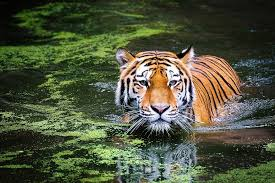
%> input picture DIP-Image-Enhancement-System/DIP-Image-Enhancement-System/images/input/dip_img.jpeg, 275 x 183 px
$ octave main.m   (GNU Octave 9; MATLAB toolbox functions it lacks are replaced by stand-ins)
%> lines starting %> are read from the running program, lines starting %| are printed output that depends on the picture
%> further down, img_rgb is the input picture: size 183x275x3 uint8; mean R, G, B 78.4, 84, 60.9
### DIP-Image-Enhancement-System/DIP-Image-Enhancement-System/code/functions/phase1_basics.m
function img_gray = phase1_basics(img_rgb)
%% ============================================================
%  PHASE 1 — Image Acquisition & Understanding  (Lab 01)
%  Requirements:
%    1. Load image (RGB / Grayscale)
%    2. Convert RGB to Grayscale
%    3. Display: image matrix, resolution, data type
%% ============================================================

fprintf('\n========================================\n');
fprintf('  PHASE 1 — IMAGE ACQUISITION REPORT\n');
fprintf('========================================\n');

%% Step 1: Handle RGB or already-grayscale input
if size(img_rgb, 3) == 3
    img_gray = rgb2gray(img_rgb);
    fprintf('  Color Mode   : RGB (converted to Grayscale)\n');
else
    img_gray = img_rgb;
    fprintf('  Color Mode   : Already Grayscale\n');
end

%% Step 2: Print image info
[h, w, c] = size(img_rgb);
%> h = 183; w = 275; c = 3
fprintf('  Resolution   : %d x %d pixels\n', w, h);
%|   Resolution   : 275 x 183 pixels
fprintf('  Data Type    : %s\n', class(img_gray));
%|   Data Type    : uint8
fprintf('  Channels     : %d\n', c);
%|   Channels     : 3
fprintf('  Min Value    : %d\n', min(img_gray(:)));
%|   Min Value    : 0
fprintf('  Max Value    : %d\n', max(img_gray(:)));
%|   Max Value    : 255
fprintf('  Mean Value   : %.2f\n', mean(double(img_gray(:))));
%|   Mean Value   : 79.72

%% Step 3: Display partial pixel matrix (top-left 8x8)
fprintf('\n  Pixel Matrix (top-left 8x8 block):\n');
disp(img_gray(1:8, 1:8));
%|    1   0   0   0   0   0   0   0
%|    6   6   5   5   5   4   4   4
%|   11  11  11  10  10   9   9   9
%|   11  11  11  11  10  10   9   9
%|    8   8   7   7   6   6   6   6
%|    4   4   4   4   3   3   2   2
%|    4   4   4   4   3   3   3   2
%|    6   6   6   5   5   4   4   4

%% Step 4: Display figures
figure('Name','Phase 1 — Image Basics','NumberTitle','off',...
       'Color',[0.08 0.08 0.10], 'Position',[50 100 900 420]);

subplot(1,2,1);
imshow(img_rgb);
title('Original RGB Image','Color','w','FontSize',12,'FontWeight','bold');

subplot(1,2,2);
imshow(img_gray);
title('Grayscale Image','Color','w','FontSize',12,'FontWeight','bold');

set(gcf,'Color',[0.08 0.08 0.10]);

% Save results
imwrite(img_gray, fullfile('..','images','output','phase1_grayscale.png'));
fprintf('\n  [Phase 1 DONE] Grayscale saved.\n');
end

### DIP-Image-Enhancement-System/DIP-Image-Enhancement-System/code/functions/phase2_sampling.m
function phase2_sampling(img_gray)
%% ============================================================
%  PHASE 2 — Sampling & Quantization Analysis  (Lab 02)
%  Requirements:
%    1. Up-sample and Down-sample: 0.25x, 0.5x, 1x, 1.5x, 2x
%    2. Reduce bit depth: 8-bit, 4-bit, 2-bit
%    3. Compare visual quality + comment on degradation
%% ============================================================

fprintf('\n========================================\n');
fprintf('  PHASE 2 — SAMPLING & QUANTIZATION\n');
fprintf('========================================\n');

[orig_h, orig_w] = size(img_gray);
%> orig_h = 183; orig_w = 275

%% ---- PART A: SAMPLING (Up & Down) ----
scales = [0.25, 0.5, 1.0, 1.5, 2.0];
scale_labels = {'0.25x (Down)', '0.5x (Down)', '1.0x (Original)', ...
                '1.5x (Up)', '2.0x (Up)'};

figure('Name','Phase 2A — Sampling Comparison','NumberTitle','off',...
       'Color',[0.08 0.08 0.10],'Position',[50 50 1200 380]);

fprintf('\n  SAMPLING TABLE:\n');
fprintf('  %-18s %-14s %-10s\n','Scale','Resolution','Quality');
fprintf('  %s\n', repmat('-',1,46));

for i = 1:length(scales)
    resampled = imresize(img_gray, scales(i));
    [rh, rw]  = size(resampled);

    % Quality note
    if scales(i) < 1
        quality = 'Degraded (blurry)';
    elseif scales(i) == 1
        quality = 'Original quality';
    else
        quality = 'Upscaled (smoother)';
    end

    fprintf('  %-18s %-14s %-20s\n', scale_labels{i}, ...
            sprintf('%dx%d', rw, rh), quality);

    subplot(1,5,i);
    imshow(resampled);
    title(sprintf('%s\n%dx%d', scale_labels{i}, rw, rh), ...
          'Color','w','FontSize',8,'FontWeight','bold');
end
%> after the loop, quality = 'Upscaled (smoother)'
set(gcf,'Color',[0.08 0.08 0.10]);
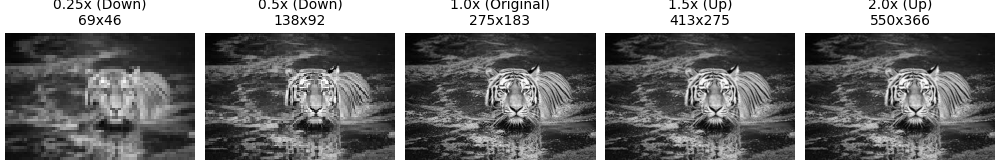
%> figure redrawn from the program's plot data, 5 panels

%% ---- PART B: QUANTIZATION (Bit Depth) ----
bits   = [8, 4, 2];
labels = {'8-bit (256 levels)','4-bit (16 levels)','2-bit (4 levels)'};

figure('Name','Phase 2B — Quantization (Bit Depth)','NumberTitle','off',...
       'Color',[0.08 0.08 0.10],'Position',[50 500 900 380]);

fprintf('\n  QUANTIZATION TABLE:\n');
fprintf('  %-22s %-12s %-8s %-20s\n','Bit Depth','Levels','PSNR','Observation');
fprintf('  %s\n', repmat('-',1,65));

for i = 1:length(bits)
    b       = bits(i);
    levels  = 2^b;
    quant   = uint8(round(double(img_gray)/255*(levels-1)) * (255/(levels-1)));

    % PSNR
    psnr_val = psnr(quant, img_gray);

    if b == 8
        obs = 'No visible loss';
    elseif b == 4
        obs = 'Slight banding visible';
    else
        obs = 'Heavy posterization';
    end

    fprintf('  %-22s %-12d %-8.1f %-20s\n', labels{i}, levels, psnr_val, obs);

    subplot(1,3,i);
    imshow(quant);
    title(sprintf('%s\nPSNR: %.1f dB', labels{i}, psnr_val), ...
          'Color','w','FontSize',9,'FontWeight','bold');
end
%> this loop made 3 passes
%> psnr_val on passes 1 to 3: Inf, 34.26, 19.78
%|   8-bit (256 levels)     256          Inf      No visible loss
%|   4-bit (16 levels)      16           34.3     Slight banding visible
%|   2-bit (4 levels)       4            19.8     Heavy posterization
%> after the loop, obs = 'Heavy posterization'
set(gcf,'Color',[0.08 0.08 0.10]);

% Save results
imwrite(imresize(img_gray, 0.5), ...
        fullfile('..','images','output','phase2_downsampled_05.png'));
imwrite(imresize(img_gray, 2.0), ...
        fullfile('..','images','output','phase2_upsampled_2x.png'));

bits2 = 2;
levels2 = 2^bits2;
quant2bit = uint8(round(double(img_gray)/255*(levels2-1)) * (255/(levels2-1)));
imwrite(quant2bit, fullfile('..','images','output','phase2_quantized_2bit.png'));

fprintf('\n  [Phase 2 DONE]\n');
end

### DIP-Image-Enhancement-System/DIP-Image-Enhancement-System/code/functions/phase3_geometric.m
function phase3_geometric(img_gray)
%% ============================================================
%  PHASE 3 — Geometric Transformations  (Lab 03)
%  Requirements:
%    1. Rotation: 30, 45, 60, 90, 120, 150, 180 degrees
%    2. Translation
%    3. Shearing
%    Task: Inverse transformation to restore original
%% ============================================================

fprintf('\n========================================\n');
fprintf('  PHASE 3 — GEOMETRIC TRANSFORMATIONS\n');
fprintf('========================================\n');

[h, w] = size(img_gray);

%% ---- PART A: ROTATION ----
angles = [30, 45, 60, 90, 120, 150, 180];

figure('Name','Phase 3A — Rotations','NumberTitle','off',...
       'Color',[0.08 0.08 0.10],'Position',[30 30 1300 380]);

for i = 1:length(angles)
    rotated = imrotate(img_gray, angles(i), 'bilinear', 'crop');
    subplot(2,4,i);
    imshow(rotated);
    title(sprintf('%d°', angles(i)),'Color','w','FontSize',10,'FontWeight','bold');
end

% Show original in last slot
subplot(2,4,8);
imshow(img_gray);
title('Original','Color','w','FontSize',10,'FontWeight','bold');
set(gcf,'Color',[0.08 0.08 0.10]);

%% ---- PART B: TRANSLATION ----
% Shift right by 60px, down by 40px
tform_t = affine2d([1 0 0; 0 1 0; 60 40 1]);
translated = imwarp(img_gray, tform_t, 'OutputView', imref2d([h, w]));

%% ---- PART C: SHEARING ----
tform_s = affine2d([1 0.3 0; 0 1 0; 0 0 1]);
sheared = imwarp(img_gray, tform_s, 'OutputView', imref2d([h, w]));

figure('Name','Phase 3B — Translation & Shearing','NumberTitle','off',...
       'Color',[0.08 0.08 0.10],'Position',[30 450 900 360]);

subplot(1,3,1); imshow(img_gray);
title('Original','Color','w','FontSize',11,'FontWeight','bold');

subplot(1,3,2); imshow(translated);
title('Translated (+60px, +40px)','Color','w','FontSize',11,'FontWeight','bold');

subplot(1,3,3); imshow(sheared);
title('Sheared (k=0.3)','Color','w','FontSize',11,'FontWeight','bold');

set(gcf,'Color',[0.08 0.08 0.10]);

%% ---- PART D: INVERSE TRANSFORMATION (Restore) ----
demo_angle = 45;
rotated_45 = imrotate(img_gray, demo_angle, 'bilinear', 'loose');
restored   = imrotate(rotated_45, -demo_angle, 'bilinear', 'loose');

% Crop restored back to original size (centre crop)
[rh, rw] = size(restored);
%> rh = 459; rw = 459
r1 = max(1, floor((rh-h)/2)+1);  c1 = max(1, floor((rw-w)/2)+1);
%> after `r1 = max(1, floor((rh-h)/2)+1)`: r1 = 139
%> after `c1 = max(1, floor((rw-w)/2)+1)`: c1 = 93
r2 = min(rh, r1+h-1);            c2 = min(rw, c1+w-1);
%> after `r2 = min(rh, r1+h-1)`: r2 = 321
%> after `c2 = min(rw, c1+w-1)`: c2 = 367
restored_crop = restored(r1:r2, c1:c2);
restored_crop = imresize(restored_crop, [h, w]);

figure('Name','Phase 3C — Inverse Transform (Restore)','NumberTitle','off',...
       'Color',[0.08 0.08 0.10],'Position',[30 850 1100 360]);

subplot(1,3,1); imshow(img_gray);
title('Step 1: Original','Color','w','FontSize',11,'FontWeight','bold');

subplot(1,3,2); imshow(rotated_45);
title('Step 2: Rotated 45°','Color','w','FontSize',11,'FontWeight','bold');

subplot(1,3,3); imshow(restored_crop);
title('Step 3: Restored (Inverse -45°)','Color','w','FontSize',11,'FontWeight','bold');

set(gcf,'Color',[0.08 0.08 0.10]);

%% Print analysis
fprintf('  Rotation   : 7 angles applied (30 to 180)\n');
fprintf('  Translation: +60px right, +40px down\n');
fprintf('  Shearing   : horizontal shear k=0.3\n');
fprintf('  Inverse    : 45 degree rotation reversed successfully\n');
fprintf('  Note: Reversible transforms preserve spatial info\n');

% Save outputs
imwrite(imrotate(img_gray, 90, 'bilinear', 'crop'), ...
        fullfile('..','images','output','phase3_rotation90.png'));
imwrite(translated, fullfile('..','images','output','phase3_translated.png'));
imwrite(sheared,    fullfile('..','images','output','phase3_sheared.png'));
imwrite(restored_crop, fullfile('..','images','output','phase3_restored.png'));

fprintf('\n  [Phase 3 DONE]\n');
end

### DIP-Image-Enhancement-System/DIP-Image-Enhancement-System/code/functions/phase4_intensity.m
function phase4_intensity(img_gray)
%% ============================================================
%  PHASE 4 — Intensity Transformations  (Lab 04)
%  Requirements:
%    a. Negative transformation
%    b. Log transformation
%    c. Gamma correction (gamma = 0.5 and 1.5)
%  Analysis: Best method for Brightening & Highlighting details
%% ============================================================

fprintf('\n========================================\n');
fprintf('  PHASE 4 — INTENSITY TRANSFORMATIONS\n');
fprintf('========================================\n');

img_d = double(img_gray);   % work in double for math

%% ---- Apply each transformation ----

% (a) Negative
negative = uint8(255 - img_d);
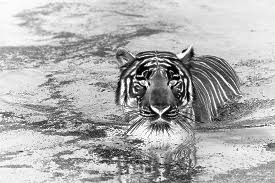
%> negative: size 183x275 uint8; min 0, max 255, mean 175.3

% (b) Log Transform  s = c * log(1 + r)
c_log   = 255 / log(1 + max(img_d(:)));
%> c_log = 45.99
log_img = uint8(c_log * log(1 + img_d));

% (c) Gamma correction  s = c * r^gamma
gamma_05  = uint8(255 * (img_d/255).^0.5);   % < 1 = brighter
gamma_15  = uint8(255 * (img_d/255).^1.5);   % > 1 = darker
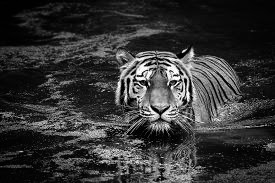
%> gamma_15: size 183x275 uint8; min 0, max 255, mean 52.9

%% ---- Display: 2x3 grid ----
figure('Name','Phase 4 — Intensity Transformations','NumberTitle','off',...
       'Color',[0.08 0.08 0.10],'Position',[50 50 1200 700]);

images = {img_gray, negative, log_img, gamma_05, gamma_15};
%> images = 5 items
names  = {'Original','Negative','Log Transform',...
          'Gamma = 0.5  (Brighter)','Gamma = 1.5  (Darker)'};

for i = 1:5
    subplot(2,3,i);
    imshow(images{i});
    title(names{i},'Color','w','FontSize',10,'FontWeight','bold');
end

% Mean brightness comparison in last slot
subplot(2,3,6);
means = cellfun(@(x) mean(double(x(:))), images);
%> means = [79.72 175.3 188.4 133 52.87]
bar(means, 'FaceColor', [0.22 0.48 1], 'EdgeColor', 'none');
set(gca,'XTickLabel',{'Orig','Neg','Log','G0.5','G1.5'},...
    'Color',[0.12 0.13 0.17],'XColor','w','YColor','w','FontSize',9);
title('Mean Brightness Comparison','Color','w','FontSize',10,'FontWeight','bold');
ylabel('Mean Pixel Value','Color','w');

set(gcf,'Color',[0.08 0.08 0.10]);

%% ---- Analysis Report ----
fprintf('\n  INTENSITY ANALYSIS TABLE:\n');
fprintf('  %-20s %-12s %-30s\n','Transform','Mean Value','Best Use');
fprintf('  %s\n', repmat('-',1,65));
fprintf('  %-20s %-12.1f %-30s\n','Original',    mean(img_d(:)),       'Baseline');
%|   Original             79.7         Baseline
fprintf('  %-20s %-12.1f %-30s\n','Negative',    mean(255-img_d(:)),   'Inverting brightness');
%|   Negative             175.3        Inverting brightness
fprintf('  %-20s %-12.1f %-30s\n','Log Transform',mean(double(log_img(:))), 'BEST for detail highlight');
%|   Log Transform        188.4        BEST for detail highlight
fprintf('  %-20s %-12.1f %-30s\n','Gamma = 0.5', mean(double(gamma_05(:))), 'BEST for brightening');
%|   Gamma = 0.5          133.0        BEST for brightening
fprintf('  %-20s %-12.1f %-30s\n','Gamma = 1.5', mean(double(gamma_15(:))), 'Darkening / contrast');
%|   Gamma = 1.5          52.9         Darkening / contrast

fprintf('\n  CONCLUSION:\n');
fprintf('  >> Best for BRIGHTENING       : Gamma correction (gamma=0.5)\n');
fprintf('  >> Best for HIGHLIGHTING DETAILS: Log Transformation\n');

% Save outputs
imwrite(negative,  fullfile('..','images','output','phase4_negative.png'));
imwrite(log_img,   fullfile('..','images','output','phase4_log.png'));
imwrite(gamma_05,  fullfile('..','images','output','phase4_gamma05.png'));
imwrite(gamma_15,  fullfile('..','images','output','phase4_gamma15.png'));

fprintf('\n  [Phase 4 DONE]\n');
end

### DIP-Image-Enhancement-System/DIP-Image-Enhancement-System/code/functions/phase5_histogram.m
function phase5_histogram(img_gray)
%% ============================================================
%  PHASE 5 — Histogram Processing  (Lab 05)
%  Requirements:
%    1. Plot histogram of original image
%    2. Analyze contrast distribution
%    3. Apply Histogram Equalization
%  Output: Before / After histogram comparison
%% ============================================================

fprintf('\n========================================\n');
fprintf('  PHASE 5 — HISTOGRAM PROCESSING\n');
fprintf('========================================\n');

%% Apply histogram equalization
img_eq = histeq(img_gray);
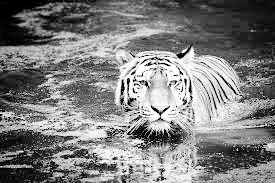
%> img_eq: size 183x275 uint8; min 0, max 255, mean 126.3

%% ---- Figure: 2x2 layout ----
figure('Name','Phase 5 — Histogram Processing','NumberTitle','off',...
       'Color',[0.08 0.08 0.10],'Position',[50 50 1100 700]);

% Original image
subplot(2,2,1);
imshow(img_gray);
title('Original Image','Color','w','FontSize',11,'FontWeight','bold');

% Original histogram
subplot(2,2,2);
imhist(img_gray, 256);
title('Original Histogram','Color','w','FontSize',11,'FontWeight','bold');
set(gca,'Color',[0.12 0.13 0.17],'XColor',[0.7 0.7 0.7],'YColor',[0.7 0.7 0.7]);
xlabel('Pixel Intensity (0-255)','Color','w');
ylabel('Frequency','Color','w');

% Equalized image
subplot(2,2,3);
imshow(img_eq);
title('Histogram Equalized Image','Color','w','FontSize',11,'FontWeight','bold');

% Equalized histogram
subplot(2,2,4);
imhist(img_eq, 256);
title('Equalized Histogram','Color','w','FontSize',11,'FontWeight','bold');
set(gca,'Color',[0.12 0.13 0.17],'XColor',[0.7 0.7 0.7],'YColor',[0.7 0.7 0.7]);
xlabel('Pixel Intensity (0-255)','Color','w');
ylabel('Frequency','Color','w');

set(gcf,'Color',[0.08 0.08 0.10]);

%% ---- Contrast Analysis ----
orig_std  = std(double(img_gray(:)));
%> orig_std = 57.27
eq_std    = std(double(img_eq(:)));
%> eq_std = 74.45
orig_mean = mean(double(img_gray(:)));
%> orig_mean = 79.72
eq_mean   = mean(double(img_eq(:)));
%> eq_mean = 126.3

fprintf('\n  CONTRAST ANALYSIS:\n');
fprintf('  %-25s %-15s %-15s\n','Metric','Original','Equalized');
fprintf('  %s\n', repmat('-',1,57));
fprintf('  %-25s %-15.2f %-15.2f\n','Mean Pixel Value', orig_mean, eq_mean);
%|   Mean Pixel Value          79.72           126.31
fprintf('  %-25s %-15.2f %-15.2f\n','Std Dev (Contrast)', orig_std, eq_std);
%|   Std Dev (Contrast)        57.27           74.45
fprintf('  %-25s %-15d %-15s\n','Min Value', min(img_gray(:)), num2str(min(img_eq(:))));
%|   Min Value                 0               0
fprintf('  %-25s %-15d %-15s\n','Max Value', max(img_gray(:)), num2str(max(img_eq(:))));
%|   Max Value                 255             255

if eq_std > orig_std
    fprintf('\n  >> Histogram equalization IMPROVED contrast.\n');
    fprintf('     Std dev increased from %.1f to %.1f\n', orig_std, eq_std);
%|      Std dev increased from 57.3 to 74.5
else
    fprintf('\n  >> Contrast was already well distributed.\n');
end

% Save
imwrite(img_eq, fullfile('..','images','output','phase5_equalized.png'));
fprintf('\n  [Phase 5 DONE]\n');
end

### DIP-Image-Enhancement-System/DIP-Image-Enhancement-System/code/functions/process_image.m
function enhanced = process_image(input_image)
%% ============================================================
%  PHASE 6 — Final Integrated Pipeline Function
%  enhanced_image = process_image(input_image)
%
%  Pipeline:
%    Step 1 → Grayscale conversion
%    Step 2 → Histogram Equalization  (fix contrast)
%    Step 3 → Gamma Correction γ=0.6  (brighten)
%    Step 4 → Log Transformation      (highlight details)
%% ============================================================

fprintf('\n========================================\n');
fprintf('  PHASE 6 — FINAL INTEGRATED PIPELINE\n');
fprintf('========================================\n');

%% Step 1: Grayscale
if size(input_image, 3) == 3
    img = rgb2gray(input_image);
    fprintf('  Step 1: RGB -> Grayscale ... DONE\n');
else
    img = input_image;
    fprintf('  Step 1: Already grayscale ... DONE\n');
end

%% Step 2: Histogram Equalization
img = histeq(img);
fprintf('  Step 2: Histogram Equalization ... DONE\n');

%% Step 3: Gamma Correction (brighten slightly)
img = uint8(255 * (double(img)/255).^0.6);
fprintf('  Step 3: Gamma Correction (γ=0.6) ... DONE\n');

%% Step 4: Log Transformation (enhance details)
c_log   = 255 / log(1 + double(max(img(:))));
img     = uint8(c_log * log(1 + double(img)));
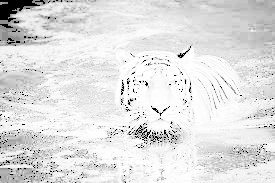
%> img: size 183x275 uint8; min 0, max 255, mean 223.9
fprintf('  Step 4: Log Transformation ... DONE\n');

enhanced = img;

fprintf('\n  Pipeline complete! Output: %dx%d uint8\n', ...
        size(enhanced,2), size(enhanced,1));
%|   Pipeline complete! Output: 275x183 uint8
fprintf('========================================\n');
end

### DIP-Image-Enhancement-System/DIP-Image-Enhancement-System/code/main.m
%% ============================================================
%  Smart Image Enhancement & Analysis System
%  DIP Lab 06 | Mr. Ghulam Ali
%  main.m — Run this file to execute all phases
%% ============================================================
clc; clear; close all;

%% ---- Load Image ----
% Put your image inside:  images/input/your_image.jpg
img_path = fullfile('..', 'images', 'input', 'dip_img.jpeg');

if ~isfile(img_path)
    error('IMAGE NOT FOUND! Put your image at: images/input/your_image.jpg');
end

img_rgb  = imread(img_path);
img_gray = phase1_basics(img_rgb);          % Phase 1
phase2_sampling(img_gray);                  % Phase 2
phase3_geometric(img_gray);                 % Phase 3
phase4_intensity(img_gray);                 % Phase 4
phase5_histogram(img_gray);                 % Phase 5

% Phase 6 — Final Pipeline
enhanced = process_image(img_rgb);
figure('Name','Phase 6 — Final Pipeline','NumberTitle','off',...
       'Color',[0.08 0.08 0.10]);
subplot(1,3,1); imshow(img_gray);
title('Input Grayscale','Color','w','FontSize',13);
subplot(1,3,2); imshow(enhanced);
title('Enhanced Output','Color','w','FontSize',13);
subplot(1,3,3); imshow(imabsdiff(img_gray, enhanced),[]);
%> after `imshow(imabsdiff(img_gray, enhanced),[])`:
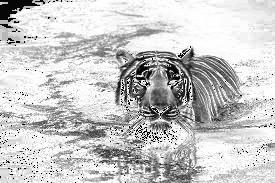
%> displayed picture: size 183x275, on the screen's scale of 0 to 255; min 0, max 255, mean 200.1
title('Difference Map','Color','w','FontSize',13);
colormap(gca, hot);
set(gcf,'Color',[0.08 0.08 0.10]);
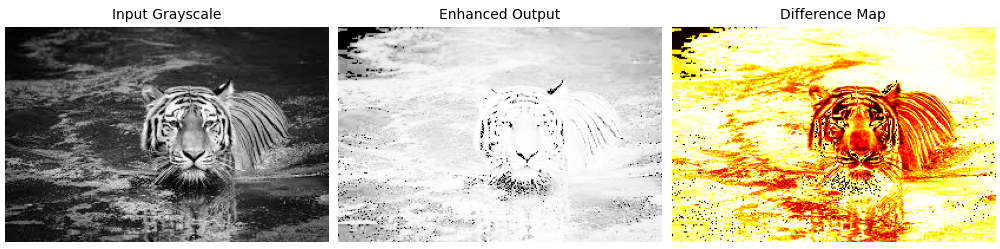
%> figure redrawn from the program's plot data, 3 panels

% Save enhanced output
out_path = fullfile('..','images','output','enhanced_output.png');
imwrite(enhanced, out_path);
fprintf('\n[DONE] Enhanced image saved -> %s\n', out_path);
